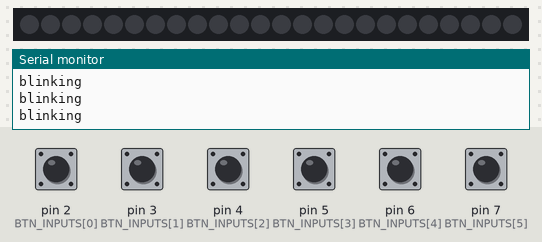
A sketch run on a simulated Arduino Uno, built with avr-gcc and run on an emulated ATmega328P. On the bench: 24 RGB LEDs in strip order, left to right, the last lines printed to the serial monitor. The test bench sets the inputs (shaded band); at power-on: pin 2 (BTN_INPUTS[0]), pin 3 (BTN_INPUTS[1]), pin 4 (BTN_INPUTS[2]), pin 5 (BTN_INPUTS[3]), pin 6 (BTN_INPUTS[4]), pin 7 (BTN_INPUTS[5]) LOW. Dim RGB values are drawn brighter than linear; random numbers use the default seed unless the sketch sets one.

Above: at 1.2 s.
1.3 s: pin 2 (BTN_INPUTS[0]) pulled HIGH for 1 s
3.8 s: pin 3 (BTN_INPUTS[1]) pulled HIGH for 1 s
At 4.5 s:
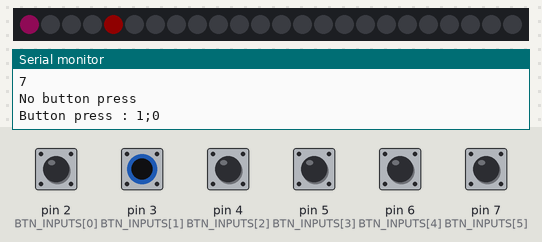
6.3 s: pin 4 (BTN_INPUTS[2]) pulled HIGH for 1 s
At 7.9 s:
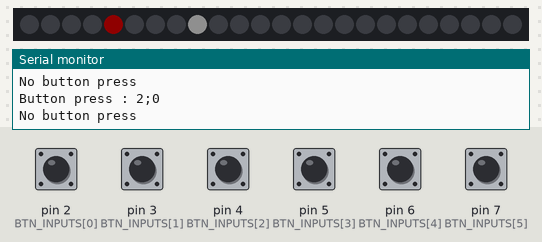
8.8 s: pin 5 (BTN_INPUTS[3]) pulled HIGH for 1 s
At 10.3 s:
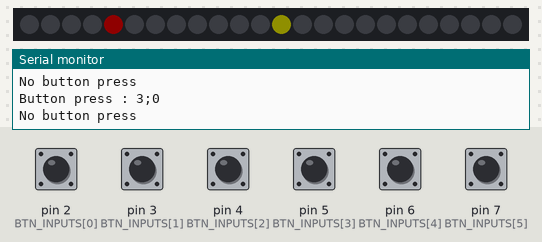
11.3 s: pin 6 (BTN_INPUTS[4]) pulled HIGH for 1 s
13.8 s: pin 7 (BTN_INPUTS[5]) pulled HIGH for 1 s
At 14.5 s:
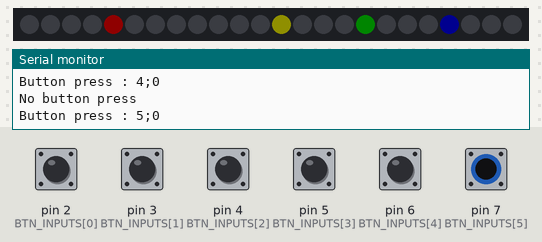
Timing chart, 0 to 16.8 s (numbered marks = the images above; inputs shaded):
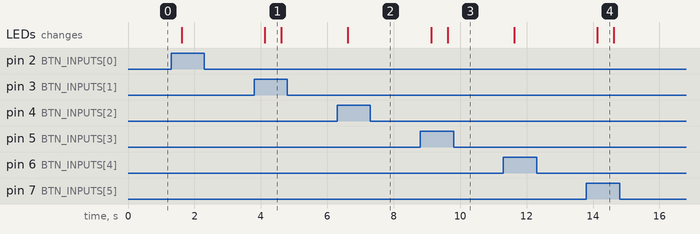

Measured:
- after the input at 3.8 s, the LEDs: change after 0.32 s (image 1)
- after the input at 6.3 s, the LEDs: change after 0.32 s (image 2)
- after the input at 8.8 s, the LEDs: first change after 0.32 s (image 3 shows a later state)
- after the input at 13.8 s, the LEDs: change after 0.33 s (image 4)

The sketch:

sketch_nano.ino
```cpp
#include "game.hpp"
#include <stdint.h>
#include <HardwareSerial.h>
#include <FastLED.h>

Controller *c = nullptr;
Game *g = nullptr;
void setup() {
    pinMode(2, INPUT);
    pinMode(3, INPUT);
    pinMode(4, INPUT);
    pinMode(5, INPUT);
    pinMode(6, INPUT);
    pinMode(7, INPUT);
    pinMode(A1, OUTPUT); digitalWrite(A1, LOW);
    pinMode(A2, OUTPUT); digitalWrite(A2, LOW);
    pinMode(A3, OUTPUT); digitalWrite(A3, LOW);
    pinMode(A4, OUTPUT); digitalWrite(A4, LOW);
    Serial.begin(115200);
    //pinMode(8, OUTPUT); //LED
    //pinMode(LED_BUILTIN, OUTPUT);
    while(!Serial) {
      ; // wait for serial port to connect. Needed for native USB
    }
    c = new Controller(/*6*/);
    g = new Game(c, 4, 6);
}

void loop() {
    check_serial();
    static Coord btn, prev_btn = {UINT8_MAX, UINT8_MAX};
    //Check if a button is pressed
    btn = g->c->check_button();
    if(btn.x != prev_btn.x && btn.y != prev_btn.y) {
        if(btn.x == UINT8_MAX)
            Serial.println("No button press");
        else {
            Serial.print("Button press : ");
            Serial.print(btn.x);
            Serial.print(';');
            Serial.println(btn.y);
            g->press(btn.x, btn.y);
        }
        prev_btn = btn;
    }
    delay(100);
}

void check_serial() {
    if(Serial.available() > 0) {
        if(Serial.read() == 'd') {
            if(Serial.peek() == '\n') Serial.read();
            Serial.println("Debug mode loop");
            bool _continue = true;
            do {
                while(Serial.available() <= 0) delay(10);
                switch(Serial.peek()) {
                    case 'o':
                        Serial.read();
                        if(Serial.peek() == '\n') Serial.read();
                        while(Serial.available() <= 0) delay(10);
                        if(Serial.peek() == 'n') {
                            fill_solid(c->leds, 24, CRGB::White);
                            FastLED.show();
                        } else if(Serial.peek() == 'f') {
                            FastLED.clear();
                            FastLED.show();
                        } else {
                          Serial.println("Not recognize");
                        }
                        break;
                    case 't':
                        Serial.println("Test mode");
                        c->blink = false;
                        Coord prev = {UINT8_MAX, UINT8_MAX};
                        uint8_t i;
                        do {
                          #define sub(AX, txt) digitalWrite(AX, HIGH); \
                            for(i=2 ; i <= 7 ; i++) { \
                              if(digitalRead(i) == HIGH) { \
                                Serial.print("input "); \
                                Serial.print(txt); \
                                Serial.print(' '); \
                                Serial.println(i); \
                              } \
                            } \
                            digitalWrite(AX, LOW);
                            sub(A1, "A1");
                            sub(A2, "A2");
                            sub(A3, "A3");
                            sub(A4, "A4");
                            /*const Coord pos = c->check_button();
                            if(pos.x == prev.x && pos.y == prev.y) {
                                c->disactivateLED(pos.x, pos.y);
                                prev = pos;
                                if(pos.x != UINT8_MAX) {
                                  Serial.print("btn ");
                                  Serial.print(pos.x);
                                  Serial.print(' ');
                                  Serial.println(pos.y);
                                  c->activateLED(pos.x, pos.y, 1);
                                }
                            }*/
                        } while(Serial.read() != 's');
                        break;
                    case 'q':
                        _continue = false;
                        break;
                    default:
                        Serial.println("Command not recognize");
                }
                Serial.read();
                if(Serial.peek() == '\n') Serial.read();
            } while(_continue);
            Serial.println("Exiting Debug mode");
        } else {
            Serial.println("Bad input");
        }
    }
}
```

Controller.cpp
```cpp
#include "controller.hpp"
#include <FastLED.h>

const CRGB colors[] = {CRGB::DeepPink, CRGB::Red, CRGB::White, CRGB::OrangeRed, CRGB::Yellow, CRGB::Green, CRGB::Blue, CRGB::Cyan};
const uint8_t BTN_INPUTS[] = {2, 3, 4, 5, 6, 7};
const uint8_t BTN_OUTPUT[] = {A1, A2, A3, A4};

Controller::Controller(/*int pinData*/) {
    blink=true;
    FastLED.addLeds<WS2812B, 8, GRB>(leds, 24);
    FastLED.setBrightness(15);
    for(uint8_t i=0 ; i < 24 ; i++){
        leds[i] = CRGB::Black;
        ledsCopy[i]={CRGB::Black};
    }
    FastLED.show();
}

void Controller::activateLED(int x, int y, int color) {
    leds[x*4 + y] = colors[color];
    ledsCopy[x*4 + y] = colors[color];
    FastLED.show();
}

void Controller::disactivateLED(int x, int y) {
    leds[x*4 + y] = CRGB::Black;
    ledsCopy[x*4 + y] =  CRGB::Black;
    FastLED.show();
}

bool blinkState = false;
long start=millis();

Coord Controller::check_button(){
  if(blink){
    if(millis()-start>200){
       Serial.println("blinking");
       if(blinkState){
        for(int i=0;i<24;i++){
          leds[i]= {CRGB::Black};
        }
       }else{
          for(int i=0;i<24;i++){
             leds[i]=ledsCopy[i];
          }
       }
       FastLED.show();
      blinkState=!blinkState;
      start=millis();
    }
  }
  uint8_t i, j;
    for(i=0 ; i < sizeof(BTN_OUTPUT) ; i++) {
        digitalWrite(BTN_OUTPUT[i], HIGH);
        for(j=0 ; j < sizeof(BTN_INPUTS) ; j++) {
            if(digitalRead(BTN_INPUTS[j]) == HIGH) {
                const long point = millis();
                while(millis()-point < 300) ; //short-circuit filtering
                if(digitalRead(BTN_INPUTS[j]) == HIGH) {
                  digitalWrite(BTN_OUTPUT[i], LOW);
                  return {j, i};
                }
            }
        }
        digitalWrite(BTN_OUTPUT[i], LOW);
    }
    return {UINT8_MAX, UINT8_MAX};
}
```

controller.hpp
```cpp
#ifndef CONTROLLER_HPP
#define CONTROLLER_HPP
#include <stdint.h>
#include <FastLED.h>

typedef struct {
    uint8_t x, y;
} Coord;
class Controller {
  public:
    Controller(/*int pinData*/);
    void activateLED(int x, int y, int color);
    void disactivateLED(int x, int y);

    Coord check_button();
    bool blink;
    CRGB leds[24] = {CRGB::Black};
    CRGB ledsCopy[24] = {CRGB::Black};
};

#endif //CONTROLLER_HPP
```

game.cpp
```cpp
#include "game.hpp"
#include <algorithm>

using namespace std;
long boot=millis();

Game::Game(Controller* _c,int x,int y){
    this->c=_c;
    this->ledArray=vector<int>(x*y);
    this->width=x;
    this->height=y;
    int i=0;
    int color=0;
    while(i<x*y){
        if(i%3==0) color++;
        this->ledArray[i]=color-1;
        i++;
    }
}

void Game::press(int x,int y){
    if(this->c->blink){
      this->start=millis();
      this->c->blink=false;
      this->WonLED.clear();
      this->TmpLed.clear();
      for(int i=0 ; i<24 ; i++){
          this->c->leds[i]={CRGB::Black};
      }
      for(int i=0;i<7;i++){
        bestScore[i]=0;
      }
       randomSeed(millis()-boot);

      long randNumber = random(25);
      /*for (int i = 0; i < 24; i++) {
          int j = random(0, 23);
          int t = ledArray[i];
          ledArray[i] = ledArray[j];
          ledArray[j] = t;
      }*/
      for(int i=0 ; i<24 ; i++){
          Serial.println(ledArray[i]);
      }
    }
    int ledCode=(x*this->width)+y;
    for(int i=0 ; i<this->WonLED.size() ; i++){//if the user click on an already won color, nothing happens
        if(ledCode==this->WonLED[i]) {
            return;
        }
    }
    for(int i=0;i<this->TmpLed.size();i++){//same thing if he click on an already temporarily lit led
        if(ledCode==this->TmpLed[i]){
            return;
        }
    }
    if(this->TmpLed.size()==0){//if this is the first click
        this->TmpLed.push_back(ledCode);
        this->c->activateLED(x,y,this->ledArray[ledCode]);

    }else if(this->ledArray[this->TmpLed[0]]==this->ledArray[ledCode]){//if the clicked led is the same color as a previously clicked led
        this->TmpLed.push_back(ledCode);
        this->c->activateLED(x,y,this->ledArray[ledCode]);

    }else{//if this is another color
        //give a chance to the player to see the cliked led's color
        this->c->activateLED(x,y,this->ledArray[ledCode]);
        delay(500);
        for(int i=0;i<this->TmpLed.size();i++){//we deactivate all previously temporarily lit led
            int w=this->TmpLed[i]/this->width;
            int h=this->TmpLed[i]-(w*this->width);
            this->c->disactivateLED(w,h);
        }
        this->TmpLed.clear();
    }
    if(this->TmpLed.size()>=3){//if we get in a situation where 3 led of the same color have been lit
        for(int i=0;i<3;i++){
            this->WonLED.push_back(this->TmpLed[i]);
        }
        this->TmpLed.clear();
    }
    if(this->WonLED.size()==this->ledArray.size()){
      this->c->blink=true;
      for(int i=0;i<7;i++){
        if(bestScore[i]<millis()-start)
          bestScore[i]=millis()-start;
      }
      sort(bestScore,bestScore+7);

    }
}
```

game.hpp
```cpp
#ifndef GAME_HPP
#define GAME_HPP

#include "controller.hpp"
//#include <vector>
#include <ArduinoSTL.h>
using namespace std;
class Game {
  public:
    Game(Controller *c, int size_x, int size_y);
    void press(int x, int y);
    vector<int> ledArray;
    vector<int> WonLED;
    vector<int> TmpLed;
    Controller *c;

    long start;
    long bestScore[7];
  private:
    int width;
    int height;
};

#endif //GAME_HPP
```
